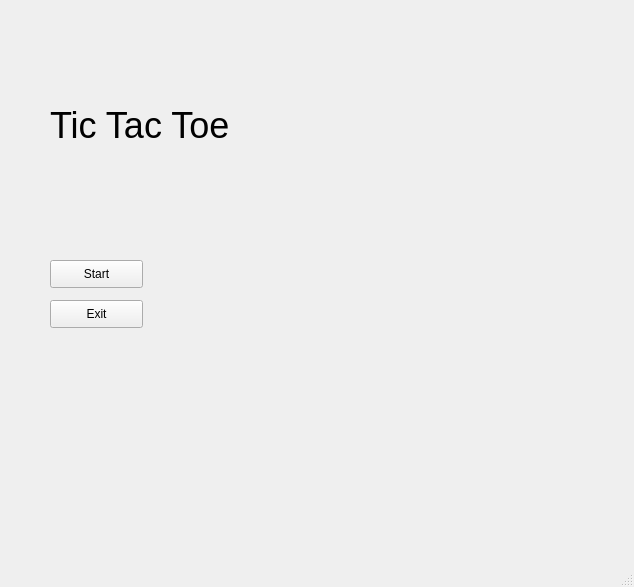
<?xml version="1.0" encoding="UTF-8"?>
<ui version="4.0">
 <class>Main</class>
 <widget class="QMainWindow" name="Main">
  <property name="geometry">
   <rect>
    <x>0</x>
    <y>0</y>
    <width>634</width>
    <height>587</height>
   </rect>
  </property>
  <property name="windowTitle">
   <string>TicTacToe</string>
  </property>
  <widget class="QWidget" name="centralwidget">
   <widget class="QPushButton" name="btn_start">
    <property name="geometry">
     <rect>
      <x>50</x>
      <y>260</y>
      <width>93</width>
      <height>28</height>
     </rect>
    </property>
    <property name="text">
     <string>Start</string>
    </property>
   </widget>
   <widget class="QPushButton" name="btn_exit">
    <property name="geometry">
     <rect>
      <x>50</x>
      <y>300</y>
      <width>93</width>
      <height>28</height>
     </rect>
    </property>
    <property name="text">
     <string>Exit</string>
    </property>
   </widget>
   <widget class="QLabel" name="label">
    <property name="geometry">
     <rect>
      <x>50</x>
      <y>80</y>
      <width>271</width>
      <height>91</height>
     </rect>
    </property>
    <property name="font">
     <font>
      <pointsize>27</pointsize>
     </font>
    </property>
    <property name="text">
     <string>Tic Tac Toe</string>
    </property>
   </widget>
  </widget>
  <widget class="QMenuBar" name="menubar">
   <property name="geometry">
    <rect>
     <x>0</x>
     <y>0</y>
     <width>634</width>
     <height>26</height>
    </rect>
   </property>
  </widget>
  <widget class="QStatusBar" name="statusbar"/>
 </widget>
 <resources/>
 <connections/>
</ui>
